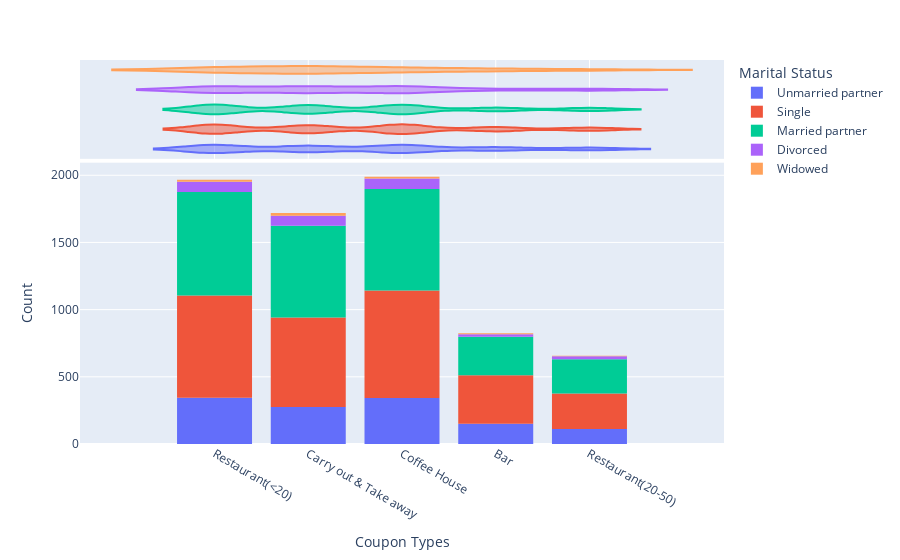

The notebook cell this image was saved under:
### Code cell
px.histogram(data.query('isCouponAccepted == "Yes"')
             ,x='coupon'
             ,color='maritalStatus'
             ,marginal='violin'
             ,nbins=10).update_layout(xaxis_title="Coupon Types", yaxis_title='Count', legend={'title':'Marital Status'})

### Figure 1 — Plotly figure (JSON) as saved in the notebook; plotly's stock layout.template omitted (floating-point values rounded to 4 significant figures; data arrays with more than 128 entries replaced by an {"elided": "..."} marker saying what was removed)
{"data": [{"alignmentgroup": "True", "bingroup": "x", "hovertemplate": "maritalStatus=Unmarried partner<br>coupon=%{x}<br>count=%{y}<extra></extra>", "legendgroup": "Unmarried partner", "marker": {"color": "#636efa", "pattern": {"shape": ""}}, "name": "Unmarried partner", "nbinsx": 10, "offsetgroup": "Unmarried partner", "orientation": "v", "showlegend": true, "type": "histogram", "x": {"elided": "1226 str values"}, "xaxis": "x", "yaxis": "y"}, {"alignmentgroup": "True", "hovertemplate": "maritalStatus=Unmarried partner<br>coupon=%{x}<extra></extra>", "legendgroup": "Unmarried partner", "marker": {"color": "#636efa"}, "name": "Unmarried partner", "offsetgroup": "Unmarried partner", "scalegroup": "x", "showlegend": false, "type": "violin", "x": {"elided": "1226 str values"}, "xaxis": "x2", "yaxis": "y2"}, {"alignmentgroup": "True", "bingroup": "x", "hovertemplate": "maritalStatus=Single<br>coupon=%{x}<br>count=%{y}<extra></extra>", "legendgroup": "Single", "marker": {"color": "#EF553B", "pattern": {"shape": ""}}, "name": "Single", "nbinsx": 10, "offsetgroup": "Single", "orientation": "v", "showlegend": true, "type": "histogram", "x": {"elided": "2851 str values"}, "xaxis": "x", "yaxis": "y"}, {"alignmentgroup": "True", "hovertemplate": "maritalStatus=Single<br>coupon=%{x}<extra></extra>", "legendgroup": "Single", "marker": {"color": "#EF553B"}, "name": "Single", "offsetgroup": "Single", "scalegroup": "x", "showlegend": false, "type": "violin", "x": {"elided": "2851 str values"}, "xaxis": "x2", "yaxis": "y2"}, {"alignmentgroup": "True", "bingroup": "x", "hovertemplate": "maritalStatus=Married partner<br>coupon=%{x}<br>count=%{y}<extra></extra>", "legendgroup": "Married partner", "marker": {"color": "#00cc96", "pattern": {"shape": ""}}, "name": "Married partner", "nbinsx": 10, "offsetgroup": "Married partner", "orientation": "v", "showlegend": true, "type": "histogram", "x": {"elided": "2749 str values"}, "xaxis": "x", "yaxis": "y"}, {"alignmentgroup": "True", "hovertemplate": "maritalStatus=Married partner<br>coupon=%{x}<extra></extra>", "legendgroup": "Married partner", "marker": {"color": "#00cc96"}, "name": "Married partner", "offsetgroup": "Married partner", "scalegroup": "x", "showlegend": false, "type": "violin", "x": {"elided": "2749 str values"}, "xaxis": "x2", "yaxis": "y2"}, {"alignmentgroup": "True", "bingroup": "x", "hovertemplate": "maritalStatus=Divorced<br>coupon=%{x}<br>count=%{y}<extra></extra>", "legendgroup": "Divorced", "marker": {"color": "#ab63fa", "pattern": {"shape": ""}}, "name": "Divorced", "nbinsx": 10, "offsetgroup": "Divorced", "orientation": "v", "showlegend": true, "type": "histogram", "x": {"elided": "269 str values"}, "xaxis": "x", "yaxis": "y"}, {"alignmentgroup": "True", "hovertemplate": "maritalStatus=Divorced<br>coupon=%{x}<extra></extra>", "legendgroup": "Divorced", "marker": {"color": "#ab63fa"}, "name": "Divorced", "offsetgroup": "Divorced", "scalegroup": "x", "showlegend": false, "type": "violin", "x": {"elided": "269 str values"}, "xaxis": "x2", "yaxis": "y2"}, {"alignmentgroup": "True", "bingroup": "x", "hovertemplate": "maritalStatus=Widowed<br>coupon=%{x}<br>count=%{y}<extra></extra>", "legendgroup": "Widowed", "marker": {"color": "#FFA15A", "pattern": {"shape": ""}}, "name": "Widowed", "nbinsx": 10, "offsetgroup": "Widowed", "orientation": "v", "showlegend": true, "type": "histogram", "x": ["Restaurant(<20)", "Carry out & Take away", "Coffee House", "Restaurant(<20)", "Restaurant(<20)", "Carry out & Take away", "Coffee House", "Restaurant(<20)", "Restaurant(<20)", "Coffee House", "Bar", "Coffee House", "Coffee House", "Restaurant(<20)", "Restaurant(<20)", "Carry out & Take away", "Coffee House", "Bar", "Coffee House", "Bar", "Restaurant(20-50)", "Carry out & Take away", "Restaurant(<20)", "Restaurant(<20)", "Coffee House", "Coffee House", "Carry out & Take away", "Carry out & Take away", "Carry out & Take away", "Coffee House", "Restaurant(<20)", "Carry out & Take away", "Carry out & Take away", "Bar", "Restaurant(20-50)", "Carry out & Take away", "Bar", "Restaurant(20-50)", "Bar", "Carry out & Take away", "Bar", "Carry out & Take away", "Carry out & Take away", "Restaurant(<20)", "Carry out & Take away", "Carry out & Take away", "Coffee House", "Restaurant(<20)", "Carry out & Take away", "Carry out & Take away", "Coffee House", "Restaurant(<20)", "Carry out & Take away", "Restaurant(<20)", "Carry out & Take away", "Restaurant(<20)", "Restaurant(<20)", "Carry out & Take away", "Carry out & Take away", "Restaurant(20-50)", "Carry out & Take away", "Coffee House"], "xaxis": "x", "yaxis": "y"}, {"alignmentgroup": "True", "hovertemplate": "maritalStatus=Widowed<br>coupon=%{x}<extra></extra>", "legendgroup": "Widowed", "marker": {"color": "#FFA15A"}, "name": "Widowed", "offsetgroup": "Widowed", "scalegroup": "x", "showlegend": false, "type": "violin", "x": ["Restaurant(<20)", "Carry out & Take away", "Coffee House", "Restaurant(<20)", "Restaurant(<20)", "Carry out & Take away", "Coffee House", "Restaurant(<20)", "Restaurant(<20)", "Coffee House", "Bar", "Coffee House", "Coffee House", "Restaurant(<20)", "Restaurant(<20)", "Carry out & Take away", "Coffee House", "Bar", "Coffee House", "Bar", "Restaurant(20-50)", "Carry out & Take away", "Restaurant(<20)", "Restaurant(<20)", "Coffee House", "Coffee House", "Carry out & Take away", "Carry out & Take away", "Carry out & Take away", "Coffee House", "Restaurant(<20)", "Carry out & Take away", "Carry out & Take away", "Bar", "Restaurant(20-50)", "Carry out & Take away", "Bar", "Restaurant(20-50)", "Bar", "Carry out & Take away", "Bar", "Carry out & Take away", "Carry out & Take away", "Restaurant(<20)", "Carry out & Take away", "Carry out & Take away", "Coffee House", "Restaurant(<20)", "Carry out & Take away", "Carry out & Take away", "Coffee House", "Restaurant(<20)", "Carry out & Take away", "Restaurant(<20)", "Carry out & Take away", "Restaurant(<20)", "Restaurant(<20)", "Carry out & Take away", "Carry out & Take away", "Restaurant(20-50)", "Carry out & Take away", "Coffee House"], "xaxis": "x2", "yaxis": "y2"}], "layout": {"barmode": "relative", "legend": {"title": {"text": "Marital Status"}, "tracegroupgap": 0}, "margin": {"t": 60}, "xaxis": {"anchor": "y", "domain": [0, 1], "title": {"text": "Coupon Types"}}, "xaxis2": {"anchor": "y2", "domain": [0, 1], "matches": "x", "showgrid": true, "showticklabels": false}, "yaxis": {"anchor": "x", "domain": [0, 0.7326], "title": {"text": "Count"}}, "yaxis2": {"anchor": "x2", "domain": [0.7426, 1], "matches": "y2", "showgrid": false, "showline": false, "showticklabels": false, "ticks": ""}}}
